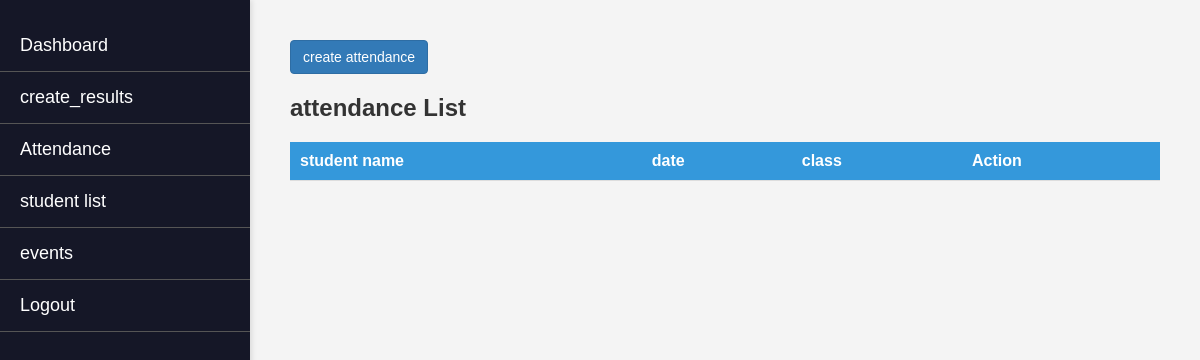
The page /attendance/list/ on the database as committed earlier.
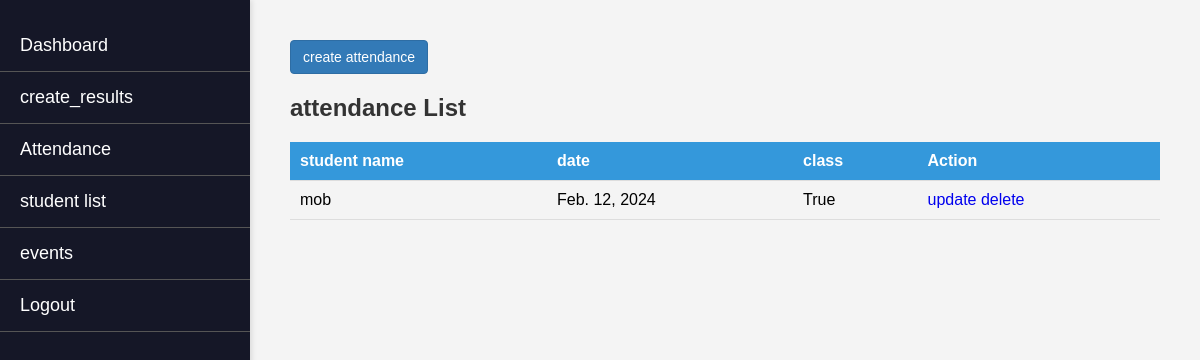
The same page on the database as committed later.
### comms/models.py (models this page shows)
class Attendance(models.Model):
    student = models.ForeignKey(Student, on_delete=models.CASCADE)
    date = models.DateField()
    is_present = models.BooleanField(default=True)

class Student(models.Model):
    student_name = models.CharField(max_length=100)
    admission_no = models.CharField(max_length=30)
    session = models.ForeignKey(Session, on_delete=models.CASCADE)
    student_class = models.ForeignKey('StudentClass', on_delete=models.CASCADE)
    def __str__(self):
        return self.student_name

### comms/views.py (the view)
# urls.py: path('attendance/list/', attendance_list, name='attendance_list'),
def attendance_list(request):
    attendance_records = Attendance.objects.all()
    return render(request, 'teacher_dash/attendance_list.html', {'attendance_records': attendance_records})

### templates/teacher_dash/attendance_list.html
{% extends 'teacher_dash/base.html' %}
{% load static %}
{% block content %}
<link rel="stylesheet" href="{% static 'table.css' %}">
 <div class="content">
   <a href="{% url 'create_attendance' %}" class="btn btn-sm btn-primary">create attendance</a>
     <table class="table">
      <h2>attendance List</h2>
        <thead>
        <tr>
            <th>student name</th>
            <th>date</th>
            <th>class</th>
            <th>Action</th>
        </tr>
      </thead>
      <tbody>
        {% for att in attendance_records %}
          <tr>
            <td>{{att.student}}</td>
            <td>{{att.date}}</td>
            <td>{{att.is_present}}</td>
            <td>
                <a href="{% url 'update_attendance' att.id %}">update</a>
                <a href="{% url 'delete_attendance' att.id %}">delete</a>
            </td>
          </tr>
          {% endfor %}
        </tbody>
     </table>
 </div>
{% endblock%}

Rows that differ between the two databases and show on the page:
added Attendance: student "mob", date "Feb. 12, 2024", is_present "True"
